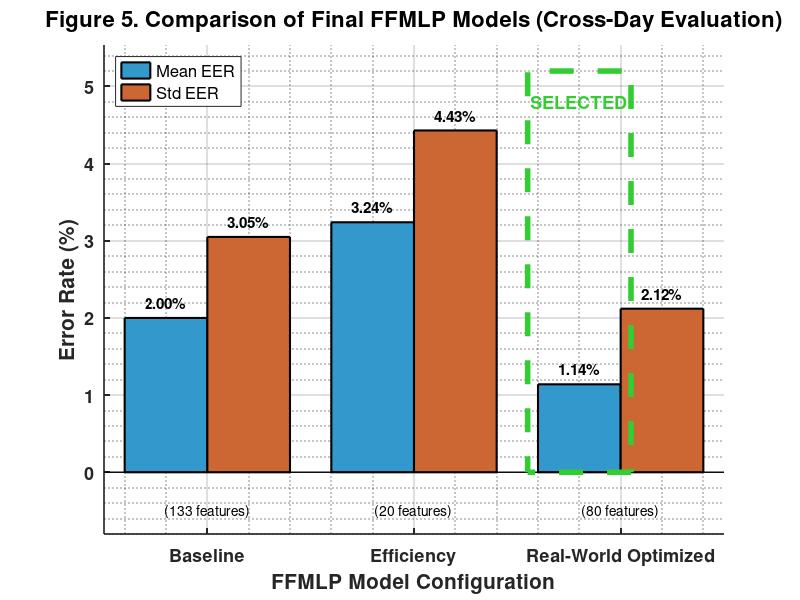
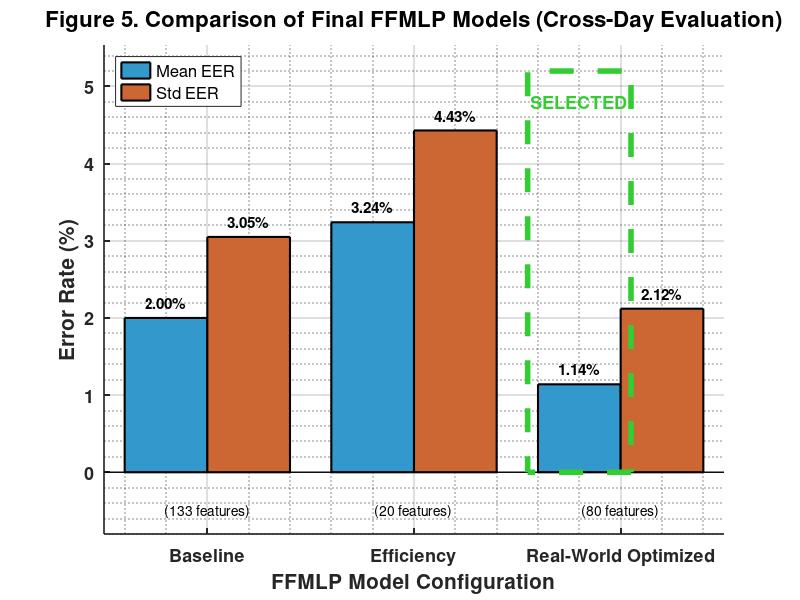
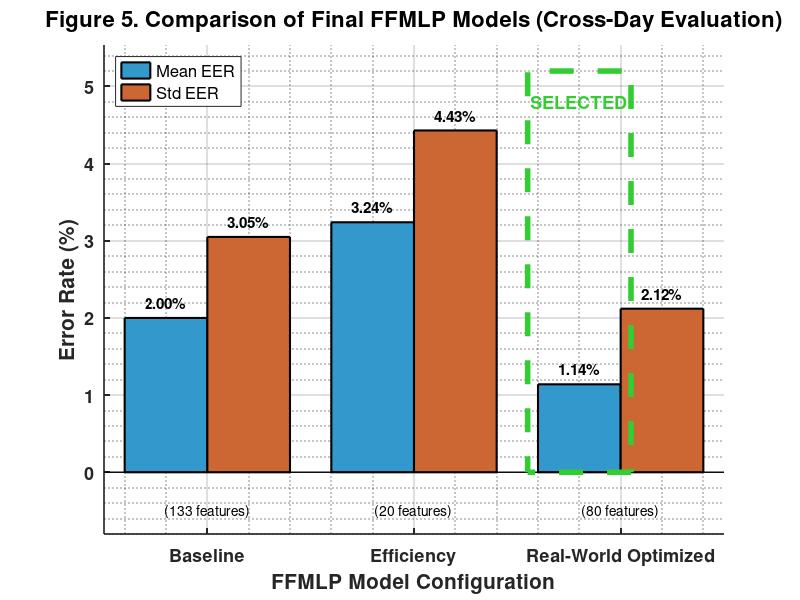

Here is the MATLAB script that generated these plots, in order:
%% FIGURE 5: Grouped Bar Chart - Final Model Comparison
% Purpose: Compare mean EER and std EER for three final models

clear; clc; close all;

% Data from Table 5: Final Model Performance
models = {'Baseline', 'Efficiency', 'Real-World Optimized'};
mean_eer = [2.00, 3.24, 1.14];
std_eer = [3.05, 4.43, 2.12];
features = [133, 20, 80];

% Create figure
figure('Position', [100, 100, 1000, 600], 'Color', 'w');

% Create grouped bar chart
x = 1:3;
bar_width = 0.4;

hold on;

% Mean EER bars
b1 = bar(x - bar_width/2, mean_eer, bar_width, 'FaceColor', [0.2 0.6 0.8], ...
    'EdgeColor', 'k', 'LineWidth', 1.5);

% Std EER bars
b2 = bar(x + bar_width/2, std_eer, bar_width, 'FaceColor', [0.8 0.4 0.2], ...
    'EdgeColor', 'k', 'LineWidth', 1.5);

% Add value labels on bars
for i = 1:length(mean_eer)
    text(x(i) - bar_width/2, mean_eer(i) + 0.2, sprintf('%.2f%%', mean_eer(i)), ...
        'HorizontalAlignment', 'center', 'FontSize', 11, 'FontWeight', 'bold');
    text(x(i) + bar_width/2, std_eer(i) + 0.2, sprintf('%.2f%%', std_eer(i)), ...
        'HorizontalAlignment', 'center', 'FontSize', 11, 'FontWeight', 'bold');
end

% Add feature count labels below bars (WITHOUT FontStyle)
for i = 1:length(features)
    text(x(i), -0.5, sprintf('(%d features)', features(i)), ...
        'HorizontalAlignment', 'center', 'FontSize', 10);
end

% Highlight recommended model (Real-World Optimized)
rectangle('Position', [2.55, 0, 0.5, 5.2], 'EdgeColor', [0.2 0.8 0.2], ...
    'LineWidth', 4, 'LineStyle', '--');
text(2.8, 4.8, 'SELECTED', 'FontSize', 13, 'FontWeight', 'bold', ...
    'Color', [0.2 0.8 0.2], 'HorizontalAlignment', 'center');

% Formatting
set(gca, 'XTick', x, 'XTickLabel', models, 'FontSize', 13, 'FontWeight', 'bold', 'LineWidth', 1.2);
xlabel('FFMLP Model Configuration', 'FontSize', 15, 'FontWeight', 'bold');
ylabel('Error Rate (%)', 'FontSize', 15, 'FontWeight', 'bold');
title('Figure 5. Comparison of Final FFMLP Models (Cross-Day Evaluation)', ...
    'FontSize', 16, 'FontWeight', 'bold');
legend({'Mean EER', 'Std EER'}, 'Location', 'northwest', 'FontSize', 12);
grid on;
grid minor;
ylim([-0.8, max(std_eer) * 1.25]);

hold off;

% Save figure
saveas(gcf, 'Figure5_Model_Comparison.png');
saveas(gcf, 'Figure5_Model_Comparison.fig');
print(gcf, 'Figure5_Model_Comparison.png', '-dpng', '-r300');

fprintf('✓ Figure 5 generated and saved successfully!\n');
fprintf('  - Figure5_Model_Comparison.png (300 DPI)\n');
fprintf('  - Figure5_Model_Comparison.fig (editable)\n\n');
